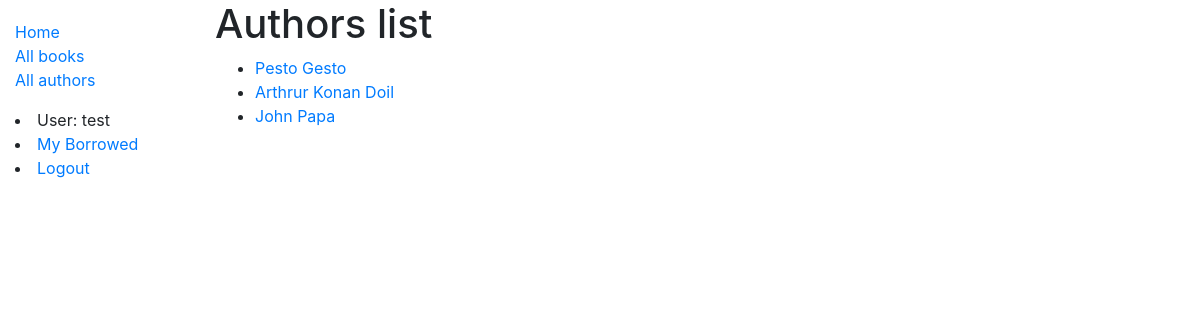
/catalog/authors/ (signed in), run on the app's committed database.
### catalog/models.py (models this page shows, shortened)
class Author(models.Model):
    first_name = models.CharField(max_length=100)
    last_name = models.CharField(max_length=100)
    date_of_birth = models.DateField(null=True, blank=True)
    date_of_death = models.DateField('Died', null=True, blank=True)
    class Meta:
        ordering = [ 'last_name', 'first_name' ]
    def get_absolute_url(self):
        return reverse('author-detail', args=[str(self.id)])

### catalog/views.py (the view)
# urls.py: path('authors/', views.AuthorsView.as_view(), name='authors'),
class AuthorsView(generic.ListView):
    model = Author
    context_object_name = 'authors_list'
    queryset = Author.objects.all()
    template_name = 'catalog/authors.html'

### catalog/templates/catalog/authors.html
{% extends "base_generic.html" %}
{% block content %}
  <h1>Authors list</h1>
  {% if authors_list %}
  <ul>
      {% for author in authors_list %}
        <li>
            <a href="{{author.get_absolute_url}}">{{ author.first_name }} {{ author.last_name }}</a>
        </li>
      {% endfor %}
  </ul>
  {% else %}
    <p>There are no Authors in the library.</p>
  {% endif %}
{% endblock content %}

### catalog/templates/base_generic.html (shortened to what this page needs)
<!DOCTYPE html>
<html lang="en">
<head>
  <link rel="stylesheet" href="https://stackpath.bootstrapcdn.com/bootstrap/4.1.3/css/bootstrap.min.css">
  {% load static %}
  <link rel="stylesheet" href="{% static 'css/styles.css' %}">
</head>
<body>
  <div class="container-fluid">
    <div class="row">
      <div class="col-sm-2">
      {% block sidebar %}
        <ul class="sidebar-nav">
          <li><a href="{% url 'index' %}">Home</a></li>
          <li><a href="{% url 'books' %}">All books</a></li>
          <li><a href="{% url 'authors' %}">All authors</a></li>
        </ul>
        {% if user.is_authenticated %}
          <li>User: {{ user.get_username }}</li>
          <li><a href="{% url 'my-borrowed' %}">My Borrowed</a></li>
          <li><a href="{% url 'logout'%}?next={{request.path}}">Logout</a></li>
        {% else %}
          <li><a href="{% url 'login'%}?next={{request.path}}">Login</a></li>
        {% endif %}
     {% endblock %}
      </div>
      <div class="col-sm-10 ">
        {% block content %}{% endblock %}
      </div>
    </div>
  </div>
</body>
</html>

### catalog/static/styles.css (style rules this page uses)
.sidebar-nav { margin-top: 20px; padding: 0; list-style: none; }

### data on the page
Author: first_name "Pesto", last_name "Gesto"
Author: first_name "Arthrur", last_name "Konan Doil"
Author: first_name "John", last_name "Papa"

### other printed values
{{ user.get_username }} "test"
